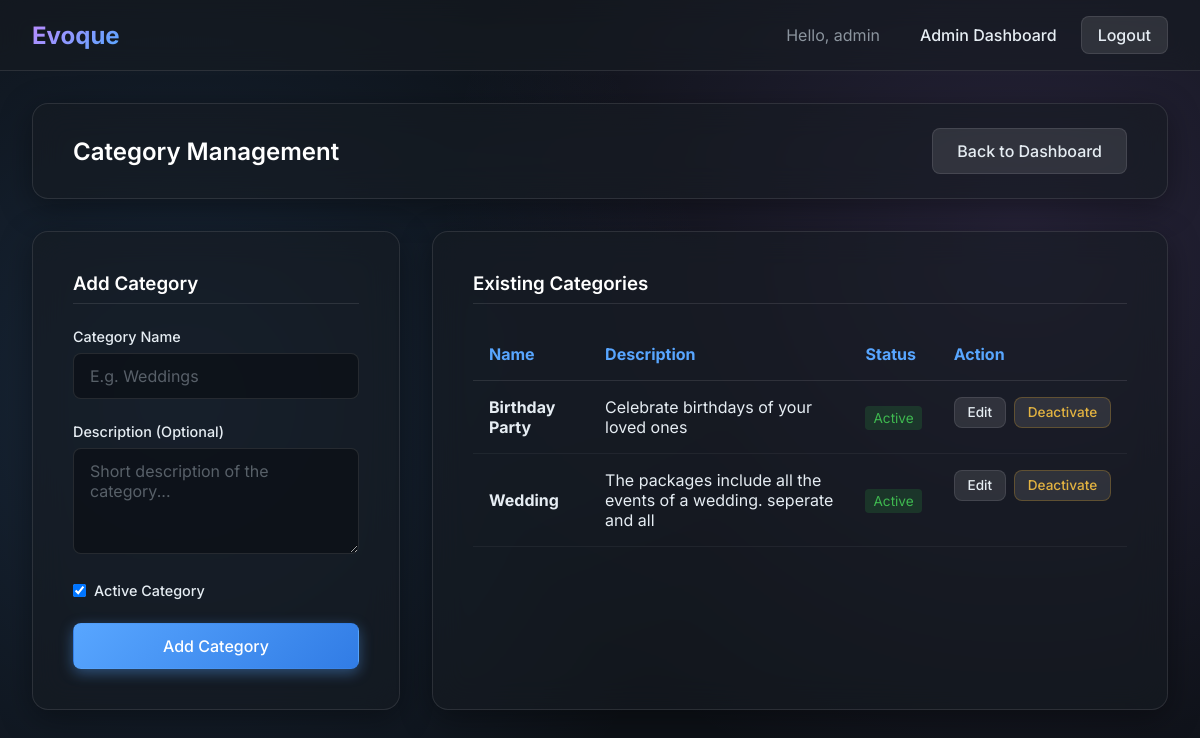
Before: /admin-panel/categories/ (signed in) with the older database file.
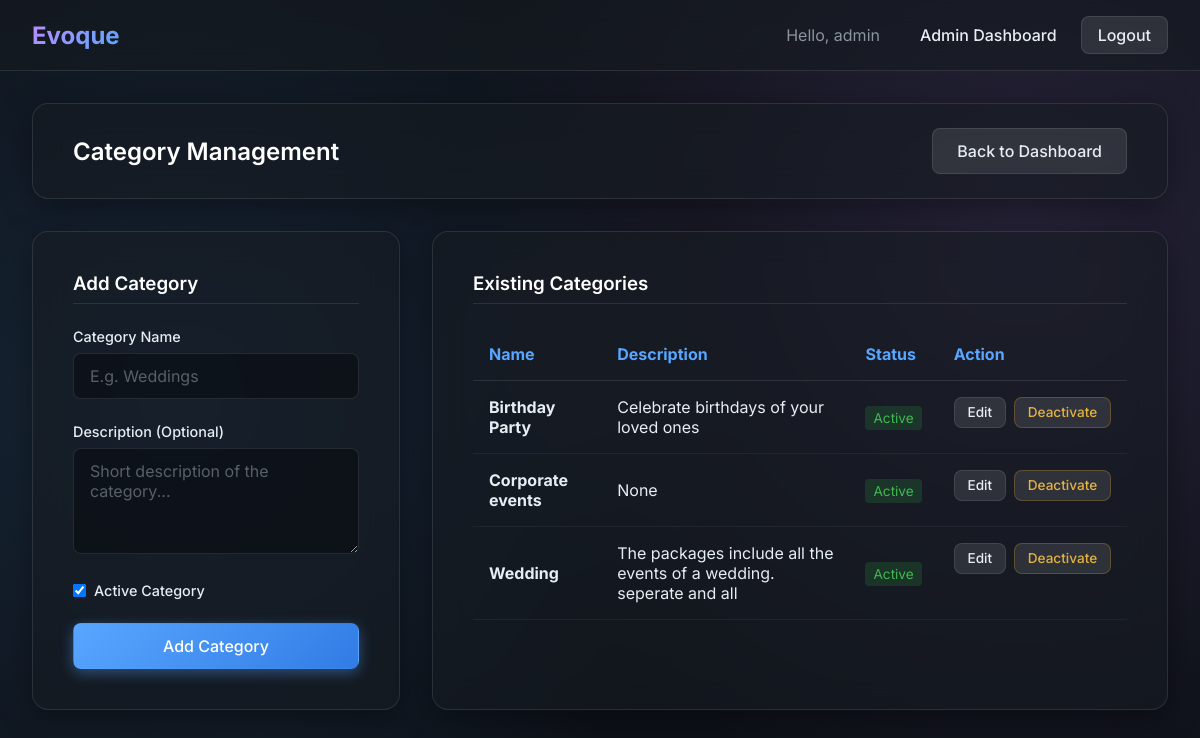
After: the same page with the newer database file.
### core/models.py (models this page shows, shortened)
class Category(models.Model):
    name = models.CharField(max_length=100, unique=True)
    description = models.TextField(blank=True, null=True)
    status = models.BooleanField(default=True)

### core/views.py (the view, shortened to what this page needs)
# urls.py: path('admin-panel/categories/', views.adminCategoriesView, name='adminCategories'),
@login_required
def adminCategoriesView(request):
    profile = UserProfile.objects.get(user=request.user)
    if profile.role != 'ADMIN':
        return redirect('login')
    categories = Category.objects.all().order_by('name')
    return render(
        request,
        'adminCategories.html',
        {'categories': categories}
    )

### core/templates/adminCategories.html (shortened to what the changed rows need)
{% extends 'base.html' %}
{% block content %}
<div class="glass-panel" style="margin-bottom: 2rem; padding: 1.5rem 2.5rem; display: flex; justify-content: space-between; align-items: center;">
    <h2 style="margin: 0;">Category Management</h2>
</div>
<div style="display: grid; grid-template-columns: 1fr 2fr; gap: 2rem;">
    <div class="glass-panel" style="overflow-x: auto;">
        {% if categories %}
        <table style="width: 100%; border-collapse: collapse; text-align: left;">
            <thead>
                <tr style="border-bottom: 1px solid var(--glass-border);">
                    <th style="padding: 1rem; color: var(--primary-accent);">Name</th>
                    <th style="padding: 1rem; color: var(--primary-accent);">Description</th>
                    <th style="padding: 1rem; color: var(--primary-accent);">Status</th>
                    <th style="padding: 1rem; color: var(--primary-accent);">Action</th>
                </tr>
            </thead>
            <tbody>
                {% for category in categories %}
                <tr style="border-bottom: 1px solid rgba(255,255,255,0.05); transition: background 0.2s;">
                    <td style="padding: 1rem;"><strong>{{ category.name }}</strong></td>
                    <td style="padding: 1rem;">{{ category.description }}</td>
                    <td style="padding: 1rem;">
                        <span style="padding: 0.25rem 0.5rem; border-radius: 4px; font-size: 0.85rem;
                            {% if category.status %}background: rgba(46,160,67,0.2); color: #3fb950;
                            {% else %}background: rgba(248,81,73,0.2); color: #ff7b72;
                            {% endif %}">
                            {% if category.status %}Active{% else %}Inactive{% endif %}
                        </span>
                    </td>
                    <td style="padding: 1rem; display: flex; gap: 0.5rem;">
                        <a href="{% url 'adminCategoryEdit' category.id %}" class="btn btn-secondary" style="padding: 0.4rem 0.8rem; font-size: 0.85rem;">Edit</a>
                        <form method="post" action="{% url 'adminCategoryToggle' category.id %}" style="margin: 0;">
                            {% if category.status %}
                                <button type="submit" class="btn btn-secondary" style="padding: 0.4rem 0.8rem; font-size: 0.85rem; color: #e3b341; border-color: rgba(210,153,34,0.3);">Deactivate</button>
                            {% else %}
                                <button type="submit" class="btn btn-secondary" style="padding: 0.4rem 0.8rem; font-size: 0.85rem; color: #3fb950; border-color: rgba(46,160,67,0.3);">Activate</button>
                            {% endif %}
                        </form>
                    </td>
                </tr>
                {% endfor %}
            </tbody>
        </table>
        {% else %}
        <div style="text-align: center; padding: 2rem;">
            <p>No categories yet.</p>
        </div>
        {% endif %}
    </div>
</div>
{% endblock %}

Changed rows visible on the page:
added Category: name "Corporate events", description "None", status "Active"
